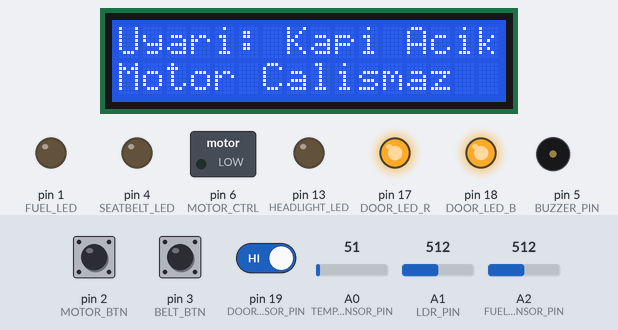
Bench run of a sketch on a simulated Arduino Uno, built with avr-gcc and run on an emulated ATmega328P. On the bench: 16×2 character LCD, switched loads named in the sketch (green lamp = pin HIGH), output pins drawn as LEDs (lit = HIGH), buzzer (waves = sounding, pin HIGH). The inputs (shaded band) are chosen by the test bench; at power-on: pin 19 (DOOR_SENSOR_PIN) HIGH, A2 (FUEL_SENSOR_PIN) = 512, A1 (LDR_PIN) = 512, pin 2 (MOTOR_BTN) HIGH, pin 3 (BELT_BTN) HIGH, A0 (TEMP_SENSOR_PIN) = 51.

Above: at 1.2 s.
1.3 s: pin 19 (DOOR_SENSOR_PIN) driven LOW
At 2.3 s:
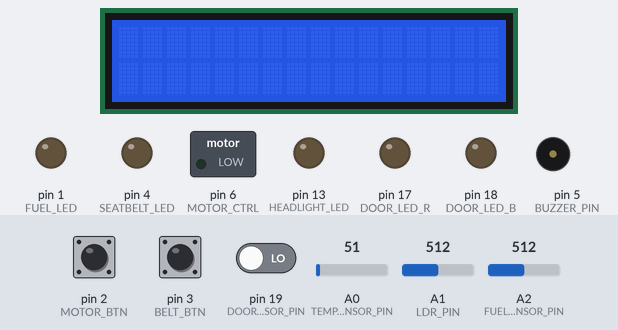
3.0 s: A2 (FUEL_SENSOR_PIN) set to 111
4.5 s: A2 (FUEL_SENSOR_PIN) set to 91
At 5.3 s:
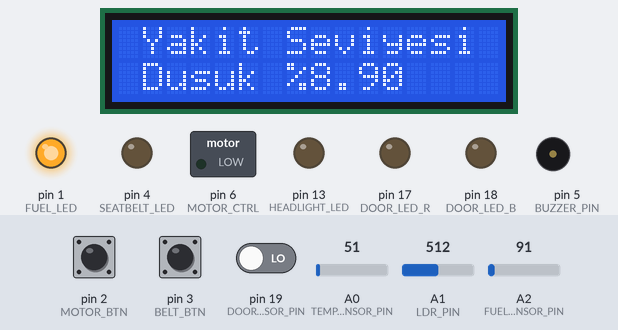
6.0 s: A1 (LDR_PIN) set to 269
9.0 s: A1 (LDR_PIN) set to 243
At 10.0 s:
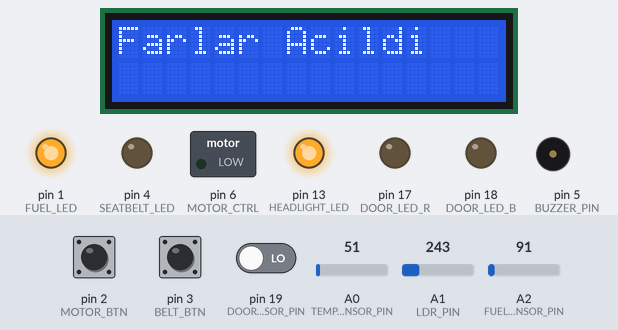
11.7 s: pin 2 (MOTOR_BTN) pulled LOW for 0.6 s
At 12.06 s:
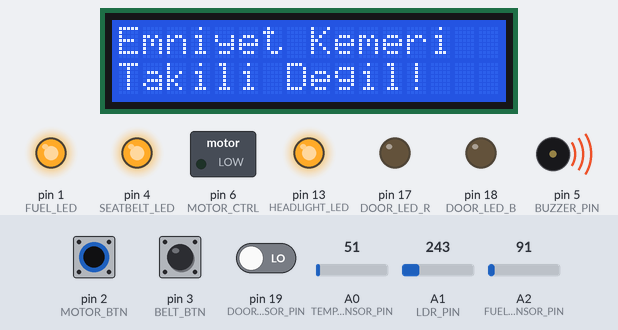
Timing chart, 0 to 14.7 s (numbered marks = the images above; inputs shaded):
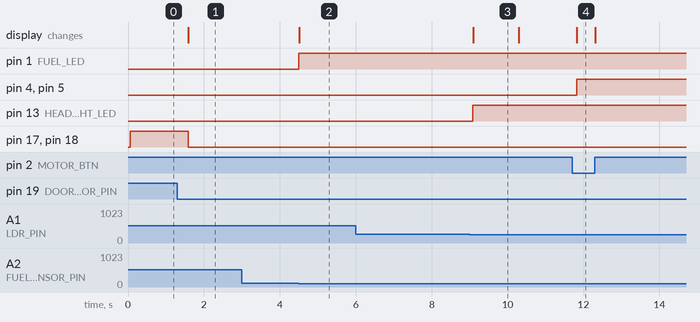

Measured:
- the behaviour switches between 103 and 102 on A2 (FUEL_SENSOR_PIN) (found by bisection; images 1 and 2)
- the behaviour switches between 251 and 250 on A1 (LDR_PIN) (found by bisection; images 2 and 3)
- after the input at 1.3 s, pin 17 (DOOR_LED_R), pin 18 (DOOR_LED_B): HIGH → LOW after 0.29 s; the display: changes after 0.29 s (image 1)
- after the input at 3.0 s, every drawn part: stays the same
- after the input at 4.5 s, pin 1 (FUEL_LED): LOW → HIGH at once; the display: changes at once (image 2)
- after the input at 6.0 s, every drawn part: stays the same
- after the input at 9.0 s, pin 13 (HEADLIGHT_LED): LOW → HIGH after 0.09 s; the display: changes after 0.09 s (image 3)
- after the input at 11.7 s, pin 4 (SEATBELT_LED), pin 5 (BUZZER_PIN): LOW → HIGH after 0.12 s; the display: changes after 0.12 s (image 4)
- what the display in image 3 shows lasts 1.2 s, from 9.1 s to 10.3 s

The sketch:

sketch_apr22a.ino
```cpp
#include <LiquidCrystal.h>


const int MOTOR_BTN        = 2;
const int BELT_BTN         = 3;
const int SEATBELT_LED     = 4;
const int BUZZER_PIN       = 5;
const int MOTOR_CTRL       = 6;
const int TEMP_SENSOR_PIN  = A0;

const int LDR_PIN          = A1;
const int HEADLIGHT_LED    = 13;
const int LDR_THRESHOLD    = 250;

const int FUEL_SENSOR_PIN  = A2;
const int FUEL_LED         = 1;

const int FAN_MOTOR_PIN    = 14;


const int DOOR_SENSOR_PIN  = 19;
const int DOOR_LED_R       = 17;
const int DOOR_LED_B       = 18;

const float TEMP_THRESHOLD = 25.0;
const int   BASAMAK        = 0;

LiquidCrystal lcd(7, 8, 9, 10, 11, 12);
byte degreeChar[8] = { B00111,B00101,B00111,0,0,0,0,0 };


static bool farMessageShown     = false;  // Far mesajı bir kere gösterildi mi

void setup() {
  pinMode(MOTOR_BTN,       INPUT_PULLUP);
  pinMode(BELT_BTN,        INPUT_PULLUP);
  pinMode(SEATBELT_LED,    OUTPUT);
  pinMode(BUZZER_PIN,      OUTPUT);
  pinMode(MOTOR_CTRL,      OUTPUT);

  pinMode(LDR_PIN,         INPUT);
  pinMode(HEADLIGHT_LED,   OUTPUT);

  pinMode(FUEL_SENSOR_PIN, INPUT);
  pinMode(FUEL_LED,        OUTPUT);

  pinMode(FAN_MOTOR_PIN,   OUTPUT);

  pinMode(DOOR_SENSOR_PIN, INPUT_PULLUP);
  pinMode(DOOR_LED_R,      OUTPUT);
  pinMode(DOOR_LED_B,      OUTPUT);

  lcd.begin(16,2);
  lcd.clear();
  lcd.createChar(0, degreeChar);
}


static bool messageActive = false;   // Şu anda LCD'de bir mesaj gösteriliyor mu

void loop() {
  // ---- 5. İSTEK: Kapı Durumu Kontrolü ----
  bool doorOpen = digitalRead(DOOR_SENSOR_PIN) == HIGH;
  if (doorOpen) {
    digitalWrite(DOOR_LED_R, HIGH);
    digitalWrite(DOOR_LED_B, HIGH);
    digitalWrite(MOTOR_CTRL, LOW);          // kapı açıksa motor kesin kapalı
    lcd.clear();
    lcd.setCursor(0,0); lcd.print("Uyari: Kapi Acik");
    lcd.setCursor(0,1); lcd.print("Motor Calismaz");
    delay(500);
    return;                                 // diğer kontrolleri atla
  } else {
    digitalWrite(DOOR_LED_R, LOW);
    digitalWrite(DOOR_LED_B, LOW);
    lcd.clear();
  }

  // --------- MOTOR & FAN DURUMLARI ---------
  bool engineOn       = false;  // yalnızca motor için
  //static bool climateOn = false;

  // ---- 1. İSTEK: Emniyet kemeri & motor kontrol ----
  bool motorPressed = digitalRead(MOTOR_BTN) == LOW;
  bool beltOn       = digitalRead(BELT_BTN)  == LOW;

  if (beltOn) {
    digitalWrite(BUZZER_PIN,   LOW);
    digitalWrite(SEATBELT_LED, LOW);
  }

  if (motorPressed) {
    if (!beltOn) {
      // kemer takılı değilse motoru engelle
      digitalWrite(BUZZER_PIN,   HIGH);
      digitalWrite(SEATBELT_LED, HIGH);
      lcd.setCursor(0,0); lcd.print("Emniyet Kemeri");
      lcd.setCursor(0,1); lcd.print("Takili Degil!  ");
      while (digitalRead(MOTOR_BTN)==LOW && digitalRead(BELT_BTN)==HIGH) delay(10);
      if (digitalRead(BELT_BTN)==LOW) {
        digitalWrite(BUZZER_PIN,   LOW);
        digitalWrite(SEATBELT_LED, LOW);
        lcd.clear();
        while (digitalRead(MOTOR_BTN)==LOW) delay(10);
        lcd.clear();
        return;
      }
    } else {
      engineOn = true;                     // motoru calistir
      digitalWrite(BUZZER_PIN,   LOW);
      digitalWrite(SEATBELT_LED, LOW);
      lcd.clear();
    }
  }

// motor çıkışını kapı, kemer ve buton şartlarına göre kontrol et
  digitalWrite(MOTOR_CTRL, engineOn ? HIGH : LOW);  // <<< DEĞİŞTİRİLDİ

  // ---- 2. İSTEK: Sıcaklık ve Klima Kontrolü ----
float voltage = analogRead(TEMP_SENSOR_PIN) * (5.0 / 1023.0);
float tempC   = voltage * 100.0;

if (tempC > TEMP_THRESHOLD && !messageActive) {


      messageActive = true;

        lcd.clear();
        lcd.setCursor(0,0); lcd.print("Sicaklik:");
        lcd.setCursor(9,0); lcd.print(tempC);
        lcd.write(byte(0)); lcd.print("C");
        lcd.setCursor(0,1); lcd.print("- Klima Acildi");

        digitalWrite(FAN_MOTOR_PIN, HIGH);  // <<< MOTORU AÇ

        delay(500);
        lcd.clear();
        messageActive = false;

}
else if (tempC <= TEMP_THRESHOLD) {
    //climateMessageShown = false;

    digitalWrite(FAN_MOTOR_PIN, LOW);  // <<< MOTORU KAPAT!
}


// ---- 3. İSTEK: Far Kontrolü ----
int countVal = analogRead(LDR_PIN);

int ldrValue = analogRead(LDR_PIN);

// Eğer ortam karanlık  ise far açılır
if (ldrValue <= LDR_THRESHOLD && !messageActive) {
    if (!farMessageShown) {
        farMessageShown = true;
        messageActive = true;

        digitalWrite(HEADLIGHT_LED, HIGH);    // FARI AÇ
        lcd.clear();
        lcd.setCursor(0,0);
        lcd.print("Farlar Acildi");

        delay(1200);
        lcd.clear();
        messageActive = false;
    }
}

// Eğer ortam aydınlık  ise far kapanır
else if (ldrValue > LDR_THRESHOLD && !messageActive) {
    if (farMessageShown) { // Far önceden açıksa şimdi kapanacak
        farMessageShown = false;
        messageActive = true;

        digitalWrite(HEADLIGHT_LED, LOW);     // FARI KAPAT
        lcd.clear();
        lcd.setCursor(0,0);
        lcd.print("Farlar Kapandi");

        delay(1200);
        lcd.clear();
        messageActive = false;
    }
}


  // ---- 4. İSTEK: Yakıt Seviyesi Uyarı & Kontrol ----
  static unsigned long lastBlink = 0;
  static bool        blinkOn    = false;
  int   fuelRaw = analogRead(FUEL_SENSOR_PIN);
  float fuelPct = fuelRaw * 100.0 / 1023.0;

  if (fuelPct <= 0.0) {
    digitalWrite(FUEL_LED,      LOW);
    digitalWrite(MOTOR_CTRL,    LOW);
    digitalWrite(HEADLIGHT_LED, LOW);
    digitalWrite(SEATBELT_LED,  LOW);
    lcd.clear();
    lcd.setCursor(0,0); lcd.print("Yakit Bitti     ");
    lcd.setCursor(0,1); lcd.print("Motor Durdu     ");
    delay(1000);

  }
  else if (fuelPct < 5.0) {
    if (millis() - lastBlink >= 500) {
      lastBlink = millis();
      blinkOn = !blinkOn;
      digitalWrite(FUEL_LED, blinkOn ? HIGH : LOW);
    }
    lcd.clear();
    lcd.setCursor(0,0); lcd.print("Kritik: Yakit  ");
    lcd.setCursor(0,1); lcd.print("Cok Az %"); lcd.print(fuelPct);
    delay(500);
  }
  else if (fuelPct < 10.0) {
    digitalWrite(FUEL_LED, HIGH);
    lcd.clear();
    lcd.setCursor(0,0); lcd.print(" Yakit Seviyesi");
    lcd.setCursor(0,1); lcd.print(" Dusuk %"); lcd.print(fuelPct);
    delay(500);
  }
  else {
    digitalWrite(FUEL_LED, LOW);
    lcd.clear();
  }
}
```
